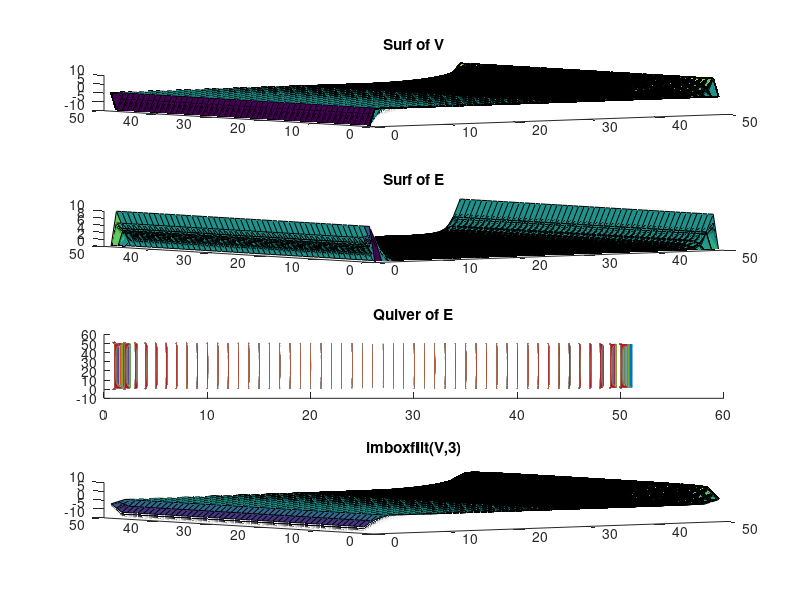

MATLAB code to generate this figure:
% Adam Gauthier ELEC4700 PA4
% Laplace Eq by iteration
close all; clear all;
nx = 50; % x size
ny = 50; % y size
V = zeros(nx,ny); % create voltage matrix

%initialize V
V(:,1) = -10; %left side = 1
V(:,nx) = 10; %right side = 1
V(1,:) = 0; %bottom = 0
V(ny,:) = 0; % top = 0

maxIt = 200; % max iterations
it = 0;

%Loop and update cells not on boudaries
%Use difference eq.
subplot(4,1,1);hold on;
title('Surf of V');surf(V);view(3);hold off;
subplot(4,1,2);hold on;
[Ex,Ey]=gradient(V);
title('Surf of E');surf(Ex,Ey);view(3);hold off;
subplot(4,1,3);hold on;
title('Quiver of E');quiver(Ex,Ey);view(2);hold off;
subplot(4,1,4);hold on;
i = imboxfilt(V,3);
title('imboxfilt(V,3)');surf(i);view(3);hold off;


while it<=maxIt
    for x = 2:nx-1
        for y = 2:ny-1
            V(x,y) = (V(x+1,y)+V(x-1,y)+V(x,y+1)+V(x,y-1))/4;
        end
    end
    subplot(4,1,1);hold on;
    surf(V);
    hold off;
    [Ex,Ey]=gradient(V);
    subplot(4,1,2);hold on;
    surf(Ex,Ey);
    hold off;
    subplot(4,1,3);hold on;
    quiver(Ex,Ey);
    hold off;
    subplot(4,1,4);hold on;
    i = imboxfilt(V,3);
    surf(i)
    hold off;
    
    pause(0.01);
    it=it+1;
end



